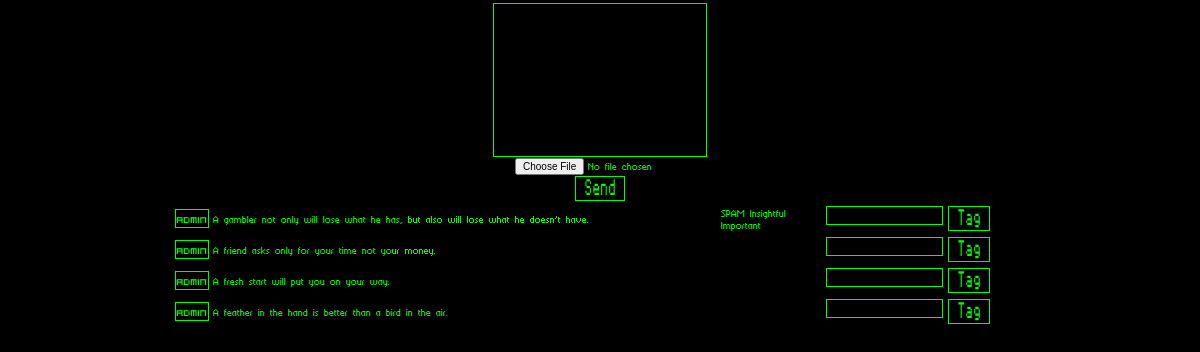
The app's page /messages.php (signed in) with its own data.
### tables this page shows
create table messages(
mid int primary key auto_increment,
owner int,
message text
);

create table users(
uid int primary key auto_increment,
username char(20),
password char(40),
email char(60)
);

### messages.php (the view, shortened to what this page needs)
<link rel="stylesheet" href="styles/styleGreen.css" type="text/css" media="screen" />
<?php
include 'db.php';
?>
<div align="center">
	<table border="0">
		<form enctype="multipart/form-data" action="post.php" method="post">
			<textarea style="overflow:auto;resize:none" name="msg" maxlength="192" rows="10" cols="30" class="input"></textarea><br>
			<input name="uploadedfile" type="file" /><br/>
			<input type="submit" value="Send" class="try">
		</form>
		<?php
		$user=(isset($_SESSION['user']) ? $_SESSION['user'] : null);
$resultZ = mysqli_query($con,"SELECT uid FROM users where username='".$user."'");
$rowZ = mysqli_fetch_array($resultZ);
if($rowZ['uid']>1)
	$result = mysqli_query($con,"SELECT mid,username,message FROM messages inner join users on messages.owner=users.uid where messages.owner not in(select uid_ign from ignored where uid=".$rowZ['uid'].") order by mid desc limit 0,20");
else
	$result = mysqli_query($con,"SELECT mid,username,message FROM messages inner join users on messages.owner=users.uid order by mid desc limit 0,20");
while($row = mysqli_fetch_array($result))
{
	echo "<tr><td><a class=\"subtext\" href=\"ignore.php?user=".$row['username']."\">".$row['username']." </a></td><td width=\"500\">".base64_decode($row['message'])."</td><td>";
	echo "</td><td width=\"100\">";
	$tags = mysqli_query($con,"select distinct(title) as title,msg_lbl.mid,msg_lbl.lid from msg_lbl inner join labels on msg_lbl.lid=labels.lid where msg_lbl.mid=".$row['mid']." order by importance limit 0,5");
	while($rowX = mysqli_fetch_array($tags))
		{echo $rowX['title']." ";}
	?>
</td>
<td width="200">
	<form action="tag.php" method="post">
		<textarea style="overflow:auto;resize:none" name="tag" maxlength="15" rows="1" cols="15" class="input"></textarea>
		<input type="submit" value="Tag"  class="try">
	</form>
</tr>
<?php
}
?>
</table>
</div>

### styles/styleGreen.css (style rules this page uses)
* { border:none; padding:1px; margin:0; font:10px 'berkelium_64medium', Arial, Verdana, sans-serif; color:#0f0; }
a { color:#0f0; font-size:12px; text-decoration:none; }
.try { display:inline; list-style:none; font-family: 'pr_number_3medium'; font: 18px pr_number_3medium; background:#000; border:1px solid #0f0; padding:2px 8px; }
.input { border: 1px solid #0f0; background: #000; font-family: 'pr_number_3medium'; font: 15px pr_number_3medium; }
.subtext { border: 1px solid #0f0; background: #000; color:#0f0; font-family: 'visitor_tt2_brkregular'; font: 15px visitor_tt2_brkregular; }

### records on screen
messages: users.username "admin", message "A gambler not only will lose what he has, but also will lose what he doesn’t have.", title "SPAM", title "Insightful", title "Important"
messages: users.username "admin", message "A friend asks only for your time not your money."
messages: users.username "admin", message "A fresh start will put you on your way."
messages: users.username "admin", message "A feather in the hand is better than a bird in the air."
